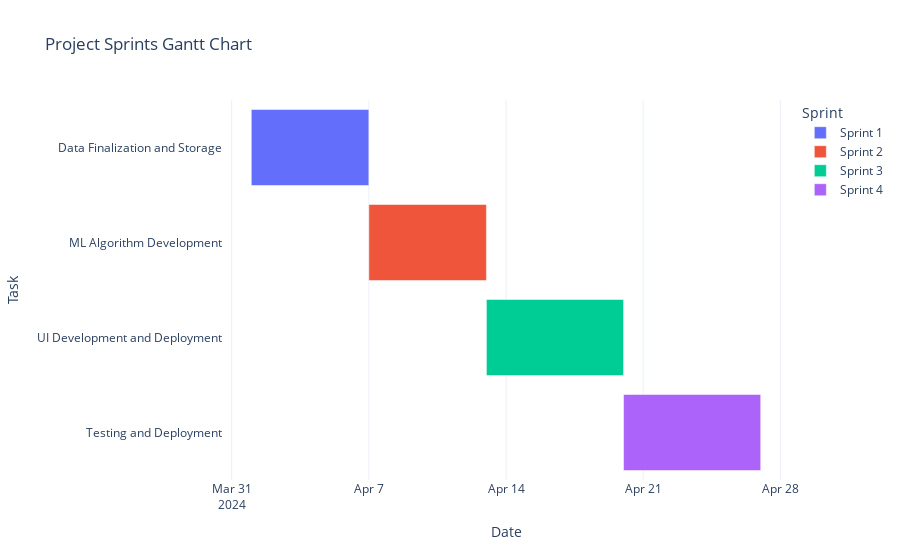

This figure's notebook cell:
### Code cell
import plotly.express as px
import pandas as pd

# Define the data for the Gantt chart
df = pd.DataFrame([
    dict(Task="Data Finalization and Storage", Start='2024-04-01', Finish='2024-04-07', Resource='Sprint 1'),
    dict(Task="ML Algorithm Development", Start='2024-04-07', Finish='2024-04-13', Resource='Sprint 2'),
    dict(Task="UI Development and Deployment", Start='2024-04-13', Finish='2024-04-20', Resource='Sprint 3'),
    dict(Task="Testing and Deployment", Start='2024-04-20', Finish='2024-04-27', Resource='Sprint 4')
])

# Create a Gantt chart
fig = px.timeline(df, x_start="Start", x_end="Finish", y="Task", color="Resource",
                  title='Project Sprints Gantt Chart')

# Update the layout for better readability
fig.update_yaxes(autorange="reversed") 
fig.update_layout(xaxis_title='Date', yaxis_title='Task', 
                  legend_title='Sprint',
                  template='plotly_white')
fig.show()

### Figure 1 — Plotly figure (JSON) as saved in the notebook; plotly's stock layout.template omitted (floating-point values rounded to 4 significant figures)
{"data": [{"alignmentgroup": "True", "base": ["2024-04-01"], "hovertemplate": "Resource=Sprint 1<br>Start=%{base}<br>Finish=%{x}<br>Task=%{y}<extra></extra>", "legendgroup": "Sprint 1", "marker": {"color": "#636efa", "pattern": {"shape": ""}}, "name": "Sprint 1", "offsetgroup": "Sprint 1", "orientation": "h", "showlegend": true, "textposition": "auto", "type": "bar", "x": [518400000], "xaxis": "x", "y": ["Data Finalization and Storage"], "yaxis": "y"}, {"alignmentgroup": "True", "base": ["2024-04-07"], "hovertemplate": "Resource=Sprint 2<br>Start=%{base}<br>Finish=%{x}<br>Task=%{y}<extra></extra>", "legendgroup": "Sprint 2", "marker": {"color": "#EF553B", "pattern": {"shape": ""}}, "name": "Sprint 2", "offsetgroup": "Sprint 2", "orientation": "h", "showlegend": true, "textposition": "auto", "type": "bar", "x": [518400000], "xaxis": "x", "y": ["ML Algorithm Development"], "yaxis": "y"}, {"alignmentgroup": "True", "base": ["2024-04-13"], "hovertemplate": "Resource=Sprint 3<br>Start=%{base}<br>Finish=%{x}<br>Task=%{y}<extra></extra>", "legendgroup": "Sprint 3", "marker": {"color": "#00cc96", "pattern": {"shape": ""}}, "name": "Sprint 3", "offsetgroup": "Sprint 3", "orientation": "h", "showlegend": true, "textposition": "auto", "type": "bar", "x": [604800000], "xaxis": "x", "y": ["UI Development and Deployment"], "yaxis": "y"}, {"alignmentgroup": "True", "base": ["2024-04-20"], "hovertemplate": "Resource=Sprint 4<br>Start=%{base}<br>Finish=%{x}<br>Task=%{y}<extra></extra>", "legendgroup": "Sprint 4", "marker": {"color": "#ab63fa", "pattern": {"shape": ""}}, "name": "Sprint 4", "offsetgroup": "Sprint 4", "orientation": "h", "showlegend": true, "textposition": "auto", "type": "bar", "x": [604800000], "xaxis": "x", "y": ["Testing and Deployment"], "yaxis": "y"}], "layout": {"barmode": "overlay", "legend": {"title": {"text": "Sprint"}, "tracegroupgap": 0}, "title": {"text": "Project Sprints Gantt Chart"}, "xaxis": {"anchor": "y", "domain": [0, 1], "title": {"text": "Date"}, "type": "date"}, "yaxis": {"anchor": "x", "autorange": "reversed", "domain": [0, 1], "title": {"text": "Task"}}}}
